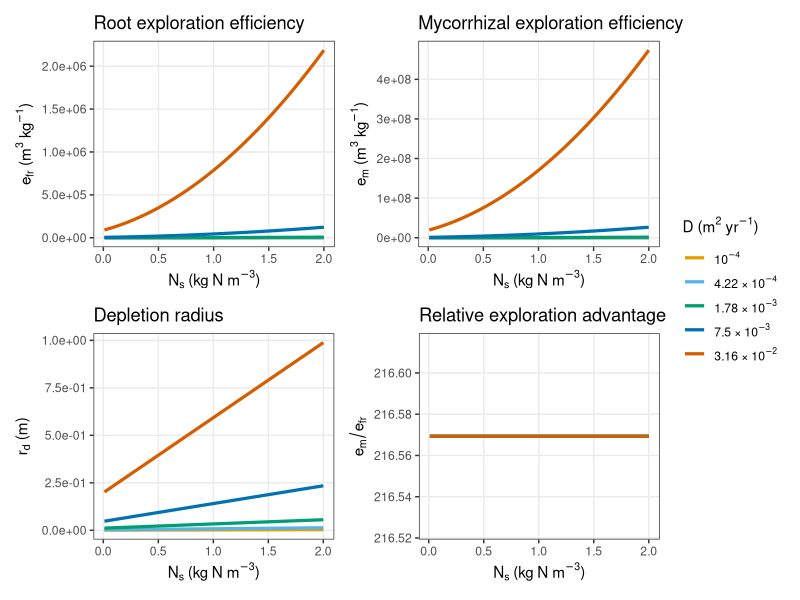
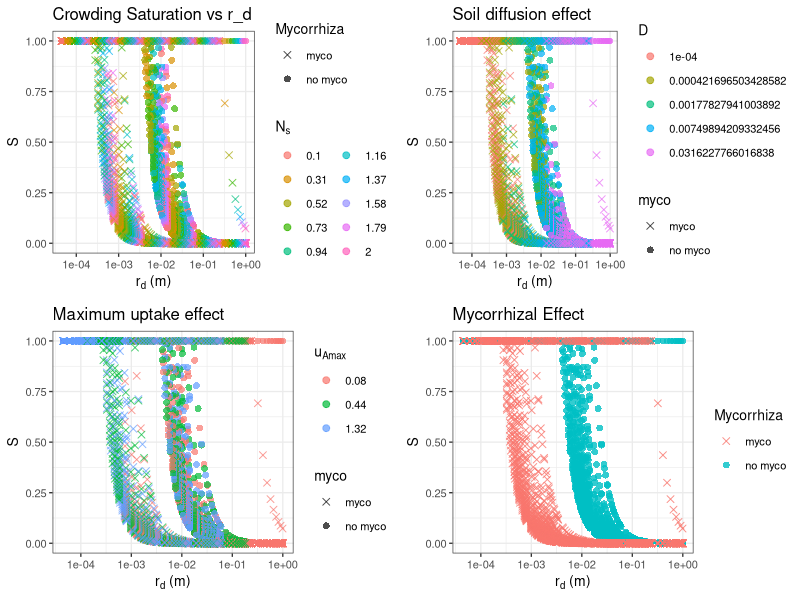
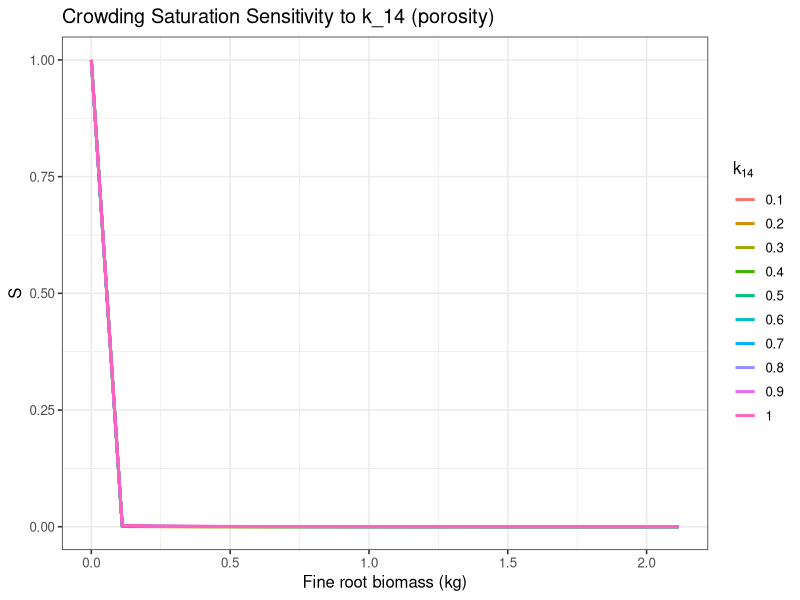
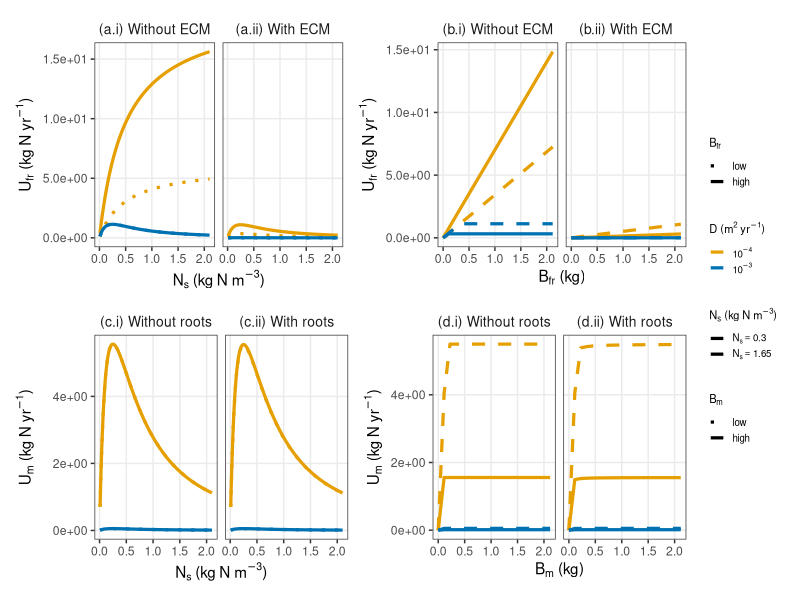
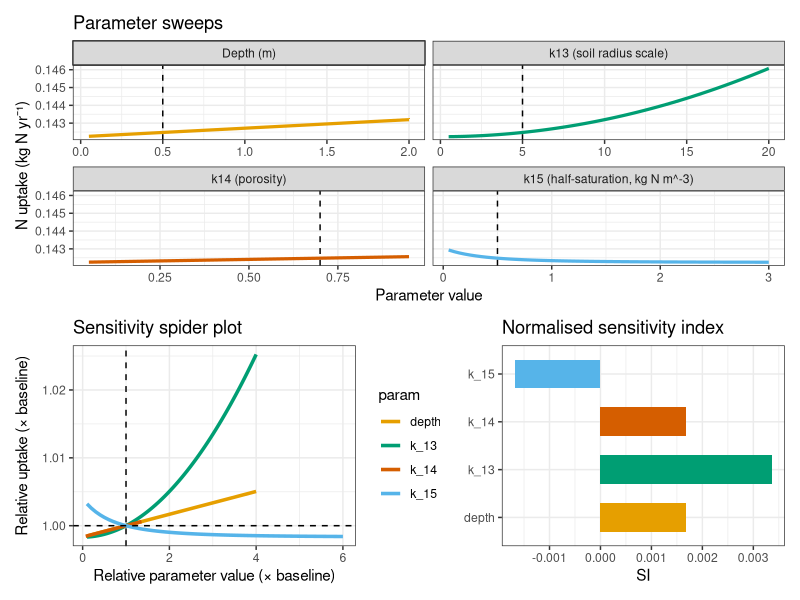
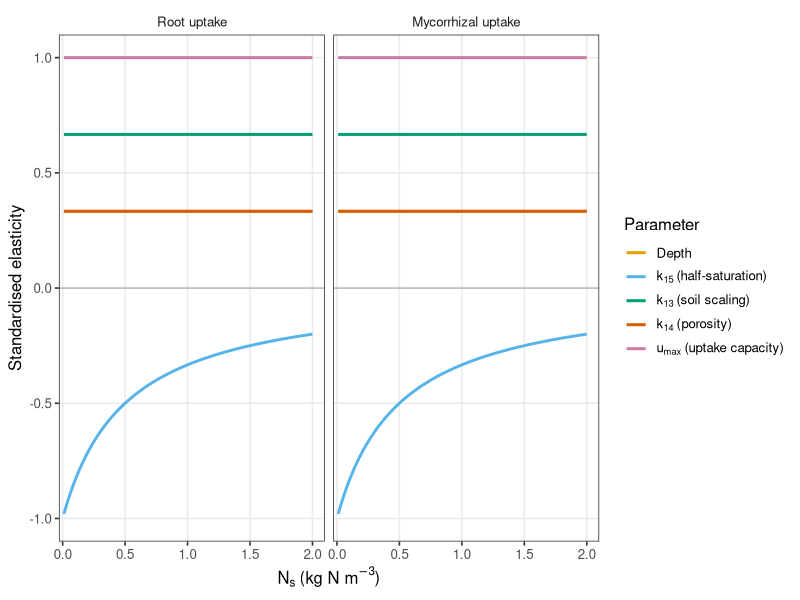
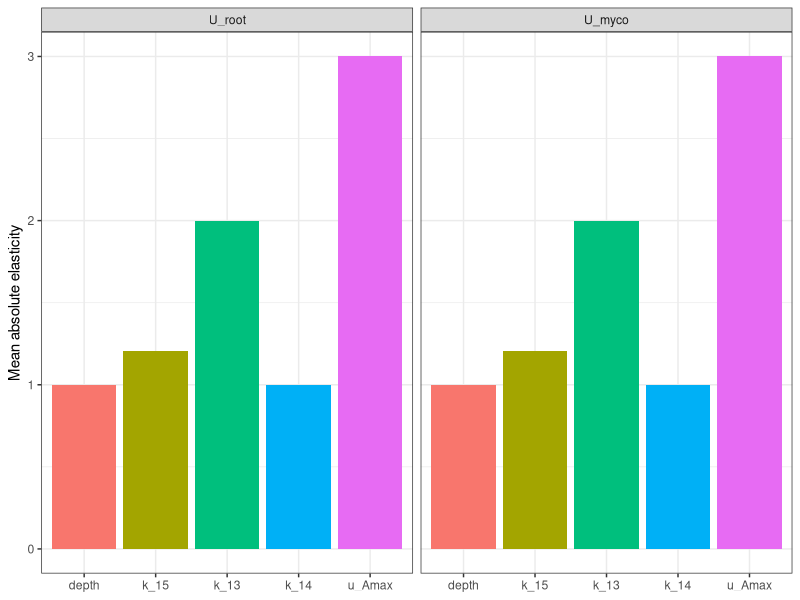

Recreate these plots in R, in order.
## ---- chunk 1
library(ggplot2)
library(dplyr)
library(tidyr)
library(purrr)
library(gridExtra)
library(patchwork)
library(viridis)
## ---- chunk 2
###
### SOIL PARAMETERS
###

# Area-based max uptake (kg N m^-2 year^-1) — from hydroponic experiments
u_Amax <- 0.08

# Effective soil diffusion coefficient (m^2 year^-1)
D_default <- 1e-3

# Biochemical half-saturation constant (kg N m^-3)
k_15 <- 0.5

depth <- 0.5

###
### ROOT PARAMETERS
###

# ECM hyphal traits
myco_diameter <- 1e-5   # m
myco_density  <- 330    # kg m^-3

# Mycorrhizal turnover rate (year^-1)
T_m <- 2

# Fraction of roots colonised by ECM
mycorrhized <- 0.9

# Root architecture defaults
n <- 2.75e6
l <- 1.5

C_r <- 2
A_c <- C_r^2 * pi

###
### EXTRA PARAMETERS
###

k_9  <- 0.01
k_8  <- 2.7

# Soil volume scaling
k_13 <- 5
k_14 <- 0.7

traits <- list(
  k_0 = 0.5,
  k_1 = 0.25,
  k_2 = 0.15,
  k_3 = 0.02,
  k_4 = 350,
  k_5 = 150,
  k_6 = 3,
  k_7 = 3,
  k_8 = k_8,
  k_9 = k_9
)

# Fixed plot parameters
B_cr_fixed       <- 0
rho_cr_fixed     <- 500
crown_area_fixed <- pi * C_r^2
## ---- chunk 3
############################################################
## ROOT ARCHITECTURE FUNCTIONS
############################################################

# Eq. diameter: d(l) = k_1 / l^k_0
root_diameter <- function(root_length, traits) {
  traits$k_1 / (root_length ^ traits$k_0)
}

# Eq. cortex proportion: PRD(l) = (k_2 + k_3/d(l))^2
root_cortex_proportion <- function(root_length, traits) {
  d <- root_diameter(root_length, traits)
  (traits$k_2 + traits$k_3 / d)^2
}

# Eq. density: rho(l) = k_4 * PRD(l) + k_5
root_density <- function(root_length, traits) {
  PRD <- root_cortex_proportion(root_length, traits)
  traits$k_4 * PRD + traits$k_5
}

# Eq. age: a(l) = k_6 * (1 - exp(-k_7 * d(l)))
root_age <- function(root_length, traits) {
  d <- root_diameter(root_length, traits)
  traits$k_6 * (1 - exp(-traits$k_7 * d))
}

# Eq. biomass
root_biomass_per_crown_area <- function(root_length, root_no, traits) {
  d_m <- root_diameter(root_length, traits) / 1000
  rho <- root_density(root_length, traits)
  l_m <- root_length / 1000
  rho * (d_m / 2)^2 * l_m * pi * root_no
}

root_mass <- function(root_length, root_no, crown_area, traits) {
  2 * root_biomass_per_crown_area(root_length, root_no, traits) * crown_area
}

############################################################
## ORGAN-SPECIFIC u_Bmax
## u_Bmax_i = u_Amax * 4 / (rho_i * d_i)
## Derived from surface-area-to-biomass ratio of a cylinder
############################################################

u_Bmax_organ <- function(u_Amax, rho, d_m) {
  u_Amax * 4 / (rho * d_m)
}

############################################################
## DEPLETION RADIUS
## Eq. r_d: r_d = D * (N_s + k_15) / u_Amax
############################################################

depletion_radius <- function(N_s, D, u_Amax, k_15) {
  D * (N_s + k_15) / u_Amax
}

############################################################
## EXPLORATION EFFICIENCY
## Annulus-corrected: e_i = 4*(r_d^2 + r_d*d_i) / (rho_i * d_i^2)
############################################################

e_u_root <- function(N_s, root_length, D, u_Amax, k_15, traits) {
  d_m <- root_diameter(root_length, traits) / 2000   # radius in m
  rho <- root_density(root_length, traits)
  r_d <- depletion_radius(N_s, D, u_Amax, k_15)
  4 * r_d^2 / (rho * d_m^2)
}

e_u_myco <- function(N_s, D, u_Amax, k_15, myco_diameter, myco_density) {
  r_d <- depletion_radius(N_s, D, u_Amax, k_15)
  4 * r_d^2 / (myco_density * (myco_diameter / 2)^2)
}

############################################################
## SOIL VOLUME
############################################################

soil_volume <- function(C_r, q, k_13) {
  (2 / 3) * pi * (k_13 * C_r)^2 * q
}

free_soil_volume <- function(C_r, q, k_13, k_14,
                              B_fr, rho_fr,
                              B_m,  rho_m,
                              B_cr, rho_cr) {
  V_soil <- soil_volume(C_r, q, k_13)
  k_14 * V_soil - B_fr / rho_fr - B_m / rho_m - B_cr / rho_cr
}

############################################################
## CROWDING SATURATION
############################################################

S_crowding <- function(B_fr, B_m, B_cr,
                       root_length,
                       myco_diameter, myco_density,
                       rho_cr,
                       D, N_s, u_Amax, k_15,
                       C_r, q, k_13, k_14,
                       traits) {

  rho_fr <- root_density(root_length, traits)
  d_fr_m <- root_diameter(root_length, traits) / 2000

  r_d <- depletion_radius(N_s, D, u_Amax, k_15)

  e_fr <- 4 * r_d^2 / (rho_fr       * d_fr_m^2)
  e_m  <- 4 * r_d^2 / (myco_density * (myco_diameter/2)^2)

  V_explored <- B_fr * e_fr + B_m * e_m

  V_free <- free_soil_volume(C_r, q, k_13, k_14,
                              B_fr, rho_fr,
                              B_m,  myco_density,
                              B_cr, rho_cr)

  if (V_explored > V_free) V_free / V_explored else 1.0
}

############################################################
## SINGLE ORGAN UPTAKE
## Eq. Uc: U_i = B_i * u_Bmax_i * S * N_s / (N_s + k_15)
############################################################

uptake_organ <- function(B_i, u_Bmax_i, S, N_s, k_15) {
  B_i * u_Bmax_i * S * (N_s / (N_s + k_15))
}

############################################################
## UPTAKE MODIFIERS
############################################################

uptake_age_modifier <- function(root_length, traits) {
  age <- root_age(root_length, traits)
  1 / (1 + exp(age - traits$k_8))
}

nitrogen_gate <- function(root_no, root_length, traits) {
  d  <- root_diameter(root_length, traits)
  SA <- root_no * pi * d * root_length
  SA / (SA + traits$k_9)
}

############################################################
## WHOLE-PLANT UPTAKE
## Eq. U_a: U_a = a_u * [(1-m)*U_fr + m*g(n,l)*T_m*max(0,N_m)]
############################################################

plant_uptake <- function(N_s, N_m,
                         crown_area, root_length, root_no,
                         B_m, B_cr, rho_cr,
                         traits,
                         mycorrhized,
                         T_m,
                         myco_diameter, myco_density,
                         C_r, q = 0.5, k_13 = 2, k_14 = 0.5,
                         u_Amax, D, k_15) {

  B_fr   <- root_mass(root_length, root_no, crown_area, traits)
  rho_fr <- root_density(root_length, traits)
  d_fr_m <- root_diameter(root_length, traits) / 1000

  u_Bmax_fr <- u_Bmax_organ(u_Amax, rho_fr,      d_fr_m)
  u_Bmax_m  <- u_Bmax_organ(u_Amax, myco_density, myco_diameter)

  S <- S_crowding(
    B_fr = B_fr, B_m = B_m, B_cr = B_cr,
    root_length = root_length,
    myco_diameter = myco_diameter, myco_density = myco_density,
    rho_cr = rho_cr,
    D = D, N_s = N_s, u_Amax = u_Amax, k_15 = k_15,
    C_r = C_r, q = q, k_13 = k_13, k_14 = k_14,
    traits = traits
  )

  U_fr <- uptake_organ(B_fr, u_Bmax_fr, S, N_s, k_15)
  U_m  <- uptake_organ(B_m,  u_Bmax_m,  S, N_s, k_15)

  a_u <- uptake_age_modifier(root_length, traits)
  g   <- nitrogen_gate(root_no, root_length, traits)

  ECM_transfer <- mycorrhized * g * T_m * max(0, N_m)
  U_a <- a_u * ((1 - mycorrhized) * U_fr + ECM_transfer)

  return(list(
    N_total      = U_a,
    U_fr         = U_fr,
    U_m          = U_m,
    u_Bmax_fr    = u_Bmax_fr,
    u_Bmax_m     = u_Bmax_m,
    ECM_transfer = ECM_transfer,
    S            = S,
    a_u          = a_u,
    g            = g,
    B_fr         = B_fr
  ))
}
## ---- chunk 4
# ===============================================================
# Exploration efficiency plots
# ===============================================================

N_s_vals  <- seq(0.01, 2, length.out = 200)
D_vals    <- 10^seq(-1.5, -4, length.out = 5)

root_d_m <- root_diameter(l, traits) / 1000
root_rho <- root_density(l, traits)

cb_palette <- c("#E69F00", "#56B4E9", "#009E73", "#0072B2", "#D55E00")

sci_label <- function(x) {
  exponent <- floor(log10(x))
  base     <- round(x / 10^exponent, 2)
  if (base == 1) {
    parse(text = sprintf("10^%d", exponent))
  } else {
    parse(text = sprintf("%g ~ '×' ~ 10^%d", base, exponent))
  }
}

D_levels <- sort(unique(D_vals))
D_labels <- sapply(D_levels, sci_label)

df_eu <- expand_grid(N_s = N_s_vals, D = D_vals) %>%
  mutate(
    r_d   = mapply(function(ns, d) depletion_radius(ns, d, u_Amax, k_15), N_s, D),
    e_r   = 4 * r_d^2 / (root_rho    * (root_d_m / 2)^2),
    e_m   = 4 * r_d^2 / (myco_density * (myco_diameter / 2)^2),
    ratio = e_m / e_r,
    D     = factor(D, levels = D_levels)
  )

scale_D <- scale_colour_manual(
  values = cb_palette,
  labels = D_labels,
  name   = expression(D~"(m"^2~"yr"^{-1}*")")
)

theme_pub <- theme_bw(base_size = 11) +
  theme(panel.grid.minor = element_blank(),
        strip.background = element_blank(),
        strip.text       = element_blank(),
        legend.position  = "right")

p_root <- ggplot(df_eu, aes(N_s, e_r, colour = D)) +
  geom_line(linewidth = 1.1) + scale_D +
  scale_y_continuous(labels = scales::scientific) +
  labs(title = "Root exploration efficiency",
       x = expression(N[s]~"(kg N m"^{-3}*")"),
       y = expression(e[fr]~"(m"^3~"kg"^{-1}*")")) +
  theme_pub

p_myco <- ggplot(df_eu, aes(N_s, e_m, colour = D)) +
  geom_line(linewidth = 1.1) + scale_D +
  scale_y_continuous(labels = scales::scientific) +
  labs(title = "Mycorrhizal exploration efficiency",
       x = expression(N[s]~"(kg N m"^{-3}*")"),
       y = expression(e[m]~"(m"^3~"kg"^{-1}*")")) +
  theme_pub

p_rd <- ggplot(df_eu, aes(N_s, r_d, colour = D)) +
  geom_line(linewidth = 1.1) + scale_D +
  scale_y_continuous(labels = scales::scientific) +
  labs(title = "Depletion radius",
       x = expression(N[s]~"(kg N m"^{-3}*")"),
       y = expression(r[d]~"(m)")) +
  theme_pub

p_ratio <- ggplot(df_eu, aes(N_s, ratio, colour = D)) +
  geom_line(linewidth = 1.1) + scale_D +
  scale_y_continuous(labels = scales::comma) +
  labs(title = "Relative exploration advantage",
       x = expression(N[s]~"(kg N m"^{-3}*")"),
       y = expression(e[m] / e[fr])) +
  theme_pub

(p_root | p_myco) / (p_rd | p_ratio) +
  plot_layout(guides = "collect") &
  theme(legend.position = "right")
## ---- chunk 5
n_vals     <- seq(1e1, 1e7, length.out = 20)
N_s_vals   <- seq(0.1, 2.0, length.out = 10)
D_vals     <- 10^seq(-1.5, -4, length.out = 5)
u_max_vals <- c(0.44, 0.08, 1.32)

df_n_base <- tibble(n = n_vals, l = 1.5) %>%
  rowwise() %>%
  mutate(
    B_fr      = root_mass(l, n, crown_area_fixed, traits),
    root_d_mm = root_diameter(l, traits),
    rho_fr    = root_density(l, traits)
  ) %>%
  ungroup()

df_n <- df_n_base %>%
  crossing(D = D_vals, N_s = N_s_vals, u_max = u_max_vals) %>%
  rowwise() %>%
  mutate(
    S = S_crowding(
      B_fr = B_fr, B_m = 0, B_cr = B_cr_fixed,
      root_length = l,
      myco_diameter = myco_diameter, myco_density = myco_density,
      rho_cr = rho_cr_fixed,
      D = D, N_s = N_s, u_Amax = u_max, k_15 = k_15,
      C_r = C_r, q = depth, k_13 = k_13, k_14 = k_14,
      traits = traits
    )
  ) %>%
  ungroup()

df_n_myco <- df_n_base %>%
  crossing(D = D_vals, N_s = N_s_vals, u_max = u_max_vals) %>%
  rowwise() %>%
  mutate(
    S = S_crowding(
      B_fr = B_fr, B_m = B_fr, B_cr = B_cr_fixed,
      root_length = l,
      myco_diameter = myco_diameter, myco_density = myco_density,
      rho_cr = rho_cr_fixed,
      D = D, N_s = N_s, u_Amax = u_max, k_15 = k_15,
      C_r = C_r, q = depth, k_13 = k_13, k_14 = k_14,
      traits = traits
    )
  ) %>%
  ungroup()

df_combined_n <- bind_rows(
  df_n      %>% mutate(myco = "no myco"),
  df_n_myco %>% mutate(myco = "myco")
) %>%
  mutate(r_d = mapply(function(ns, d, u) depletion_radius(ns, d, u, k_15),
                      N_s, D, u_max))

p_S_rd_Ns <- ggplot(df_combined_n,
                    aes(x = r_d, y = S, color = factor(round(N_s, 2)), shape = myco)) +
  geom_point(size = 2, alpha = 0.7) +
  scale_x_log10() +
  scale_shape_manual(values = c("no myco" = 16, "myco" = 4)) +
  labs(title = "Crowding Saturation vs r_d",
       x = expression(r[d]~"(m)"), y = "S",
       color = expression(N[s]), shape = "Mycorrhiza") +
  guides(color = guide_legend(ncol = 2)) +
  theme_bw(base_size = 10)

p_S_rd_D <- ggplot(df_combined_n,
                   aes(x = r_d, y = S, color = factor(D), shape = myco)) +
  geom_point(size = 2, alpha = 0.7) +
  scale_x_log10() +
  scale_shape_manual(values = c("no myco" = 16, "myco" = 4)) +
  labs(title = "Soil diffusion effect",
       x = expression(r[d]~"(m)"), y = "S", color = "D") +
  theme_bw(base_size = 10)

p_S_rd_umax <- ggplot(df_combined_n,
                      aes(x = r_d, y = S, color = factor(u_max), shape = myco)) +
  geom_point(size = 2, alpha = 0.7) +
  scale_x_log10() +
  scale_shape_manual(values = c("no myco" = 16, "myco" = 4)) +
  labs(title = "Maximum uptake effect",
       x = expression(r[d]~"(m)"), y = "S", color = expression(u[Amax])) +
  theme_bw(base_size = 10)

p_S_rd_myco <- ggplot(df_combined_n,
                      aes(x = r_d, y = S, color = myco, shape = myco)) +
  geom_point(size = 2, alpha = 0.8) +
  scale_x_log10() +
  scale_shape_manual(values = c("no myco" = 16, "myco" = 4)) +
  labs(title = "Mycorrhizal Effect",
       x = expression(r[d]~"(m)"), y = "S",
       color = "Mycorrhiza", shape = "Mycorrhiza") +
  theme_bw(base_size = 10)

grid.arrange(p_S_rd_Ns, p_S_rd_D, p_S_rd_umax, p_S_rd_myco, ncol = 2)

k14_vals <- seq(0.1, 1, length.out = 10)

df_k14 <- df_n_base %>%
  crossing(k14 = k14_vals) %>%
  rowwise() %>%
  mutate(
    S = S_crowding(
      B_fr = B_fr, B_m = B_fr, B_cr = B_cr_fixed,
      root_length = l,
      myco_diameter = myco_diameter, myco_density = myco_density,
      rho_cr = rho_cr_fixed,
      D = 1e-3, N_s = 1.5, u_Amax = u_Amax, k_15 = k_15,
      C_r = C_r, q = depth, k_13 = k_13, k_14 = k14,
      traits = traits
    )
  ) %>%
  ungroup()

ggplot(df_k14, aes(x = B_fr, y = S, color = factor(k14))) +
  geom_line(linewidth = 1) +
  labs(title = "Crowding Saturation Sensitivity to k_14 (porosity)",
       x = "Fine root biomass (kg)", y = "S",
       color = expression(k[14])) +
  theme_bw(base_size = 12)
## ---- chunk 6
# ===============================================================
# Root and mycorrhizal uptake: publication plots
# ===============================================================

N_s_vals      <- seq(0.01, 2.1, length.out = 200)
D_vals        <- c(1e-4, 1e-3)
u_max_fixed   <- 0.08
N_s_highlight <- c(0.3, 1.65)

cb_two   <- c("1e-04" = "#E69F00", "0.001" = "#0072B2")
D_labels <- c("1e-04" = expression(10^{-4}), "0.001" = expression(10^{-3}))

df_basis <- df_n_base

B_highlight <- c(df_basis$B_fr[7], max(df_basis$B_fr))

# Organ-specific u_Bmax
root_d_m_def  <- root_diameter(l, traits) / 1000
root_rho_def  <- root_density(l, traits)
u_Bmax_fr_def <- u_Bmax_organ(u_Amax, root_rho_def,  root_d_m_def)
u_Bmax_m_def  <- u_Bmax_organ(u_Amax, myco_density,   myco_diameter)

theme_pub <- theme_bw(base_size = 11) +
  theme(panel.grid.minor  = element_blank(),
        strip.background  = element_blank(),
        legend.position   = "right",
        legend.text       = element_text(size = 7),
        legend.title      = element_text(size = 8),
        legend.key.size   = unit(0.4, "cm"),
        legend.spacing.y  = unit(0.2, "cm"))

# ---------------------------------------------------------------
# ROOT UPTAKE
# ---------------------------------------------------------------

df_root_Ns <- crossing(
    B_fr  = B_highlight,
    myco  = c("no myco", "myco"),
    N_s   = N_s_vals,
    D     = D_vals
  ) %>%
  rowwise() %>%
  mutate(
    B_m_use = ifelse(myco == "myco", 1.0, 0),
    S = S_crowding(
      B_fr = B_fr, B_m = B_m_use, B_cr = B_cr_fixed,
      root_length = l,
      myco_diameter = myco_diameter, myco_density = myco_density,
      rho_cr = rho_cr_fixed,
      D = D, N_s = N_s, u_Amax = u_max_fixed, k_15 = k_15,
      C_r = C_r, q = depth, k_13 = k_13, k_14 = k_14,
      traits = traits
    ),
    U_fr    = uptake_organ(B_fr, u_Bmax_fr_def, S, N_s, k_15),
    D_label = factor(as.character(D), levels = c("1e-04", "0.001")),
    B_label = factor(ifelse(B_fr == min(B_highlight), "low", "high"),
                     levels = c("low", "high"))
  ) %>%
  ungroup() %>%
  mutate(panel = factor(ifelse(myco == "no myco",
                               "(a.i) Without ECM", "(a.ii) With ECM"),
                        levels = c("(a.i) Without ECM", "(a.ii) With ECM")))

p_root_Ns <- ggplot(df_root_Ns,
       aes(x = N_s, y = U_fr, colour = D_label, linetype = B_label)) +
  geom_line(linewidth = 1.1) +
  facet_wrap(~ panel) +
  scale_colour_manual(values = cb_two, labels = D_labels,
                      name = expression(D~"(m"^2~"yr"^{-1}*")")) +
  scale_linetype_manual(values = c("low" = 3, "high" = 1),
                        name = expression(B[fr])) +
  scale_y_continuous(labels = scales::scientific) +
  labs(x = expression(N[s]~"(kg N m"^{-3}*")"),
       y = expression(U[fr]~"(kg N yr"^{-1}*")")) +
  theme_pub +
  theme(strip.text = element_text(size = 10))

df_root_B <- df_basis %>%
  crossing(
    myco = c("no myco", "myco"),
    N_s  = N_s_highlight,
    D    = D_vals
  ) %>%
  rowwise() %>%
  mutate(
    B_m_use = ifelse(myco == "myco", 1.0, 0),
    S = S_crowding(
      B_fr = B_fr, B_m = B_m_use, B_cr = B_cr_fixed,
      root_length = l,
      myco_diameter = myco_diameter, myco_density = myco_density,
      rho_cr = rho_cr_fixed,
      D = D, N_s = N_s, u_Amax = u_max_fixed, k_15 = k_15,
      C_r = C_r, q = depth, k_13 = k_13, k_14 = k_14,
      traits = traits
    ),
    U_fr    = uptake_organ(B_fr, u_Bmax_fr_def, S, N_s, k_15),
    D_label = factor(as.character(D), levels = c("1e-04", "0.001")),
    N_label = factor(as.character(N_s), levels = c("0.3", "1.65"))
  ) %>%
  ungroup() %>%
  mutate(panel = factor(ifelse(myco == "no myco",
                               "(b.i) Without ECM", "(b.ii) With ECM"),
                        levels = c("(b.i) Without ECM", "(b.ii) With ECM")))

p_root_B <- ggplot(df_root_B,
       aes(x = B_fr, y = U_fr, colour = D_label, linetype = N_label)) +
  geom_line(linewidth = 1.1) +
  facet_wrap(~ panel) +
  scale_colour_manual(values = cb_two, labels = D_labels,
                      name = expression(D~"(m"^2~"yr"^{-1}*")")) +
  scale_linetype_manual(values = c("0.3" = "dashed", "1.65" = "solid"),
                        labels = c("0.3" = expression(N[s] == 0.3),
                                   "1.65" = expression(N[s] == 1.65)),
                        name = expression(N[s]~"(kg N m"^{-3}*")")) +
  scale_y_continuous(labels = scales::scientific) +
  labs(x = expression(B[fr]~"(kg)"),
       y = expression(U[fr]~"(kg N yr"^{-1}*")")) +
  theme_pub +
  theme(strip.text = element_text(size = 10))

# ---------------------------------------------------------------
# MYCORRHIZAL UPTAKE
# ---------------------------------------------------------------

df_myco_Ns <- crossing(
    B_fr  = B_highlight,
    root  = c("no root", "root"),
    N_s   = N_s_vals,
    D     = D_vals
  ) %>%
  rowwise() %>%
  mutate(
    B_fr_use = ifelse(root == "root", 1.0, 0),
    S = S_crowding(
      B_fr = B_fr_use, B_m = B_fr, B_cr = B_cr_fixed,
      root_length = l,
      myco_diameter = myco_diameter, myco_density = myco_density,
      rho_cr = rho_cr_fixed,
      D = D, N_s = N_s, u_Amax = u_max_fixed, k_15 = k_15,
      C_r = C_r, q = depth, k_13 = k_13, k_14 = k_14,
      traits = traits
    ),
    U_m     = uptake_organ(B_fr, u_Bmax_m_def, S, N_s, k_15),
    D_label = factor(as.character(D), levels = c("1e-04", "0.001")),
    B_label = factor(ifelse(B_fr == min(B_highlight), "low", "high"),
                     levels = c("low", "high"))
  ) %>%
  ungroup() %>%
  mutate(panel = factor(ifelse(root == "no root",
                               "(c.i) Without roots", "(c.ii) With roots"),
                        levels = c("(c.i) Without roots", "(c.ii) With roots")))

p_myco_Ns <- ggplot(df_myco_Ns,
       aes(x = N_s, y = U_m, colour = D_label, linetype = B_label)) +
  geom_line(linewidth = 1.1) +
  facet_wrap(~ panel) +
  scale_colour_manual(values = cb_two, labels = D_labels,
                      name = expression(D~"(m"^2~"yr"^{-1}*")")) +
  scale_linetype_manual(values = c("low" = 3, "high" = 1),
                        name = expression(B[m])) +
  scale_y_continuous(labels = scales::scientific) +
  labs(x = expression(N[s]~"(kg N m"^{-3}*")"),
       y = expression(U[m]~"(kg N yr"^{-1}*")")) +
  theme_pub +
  theme(strip.text = element_text(size = 10))

df_myco_B <- df_basis %>%
  crossing(
    root = c("no root", "root"),
    N_s  = N_s_highlight,
    D    = D_vals
  ) %>%
  rowwise() %>%
  mutate(
    B_fr_use = ifelse(root == "root", 1.0, 0),
    S = S_crowding(
      B_fr = B_fr_use, B_m = B_fr, B_cr = B_cr_fixed,
      root_length = l,
      myco_diameter = myco_diameter, myco_density = myco_density,
      rho_cr = rho_cr_fixed,
      D = D, N_s = N_s, u_Amax = u_max_fixed, k_15 = k_15,
      C_r = C_r, q = depth, k_13 = k_13, k_14 = k_14,
      traits = traits
    ),
    U_m     = uptake_organ(B_fr, u_Bmax_m_def, S, N_s, k_15),
    D_label = factor(as.character(D), levels = c("1e-04", "0.001")),
    N_label = factor(as.character(N_s), levels = c("0.3", "1.65"))
  ) %>%
  ungroup() %>%
  mutate(panel = factor(ifelse(root == "no root",
                               "(d.i) Without roots", "(d.ii) With roots"),
                        levels = c("(d.i) Without roots", "(d.ii) With roots")))

p_myco_B <- ggplot(df_myco_B,
       aes(x = B_fr, y = U_m, colour = D_label, linetype = N_label)) +
  geom_line(linewidth = 1.1) +
  facet_wrap(~ panel) +
  scale_colour_manual(values = cb_two, labels = D_labels,
                      name = expression(D~"(m"^2~"yr"^{-1}*")")) +
  scale_linetype_manual(values = c("0.3" = "dashed", "1.65" = "solid"),
                        labels = c("0.3" = expression(N[s] == 0.3),
                                   "1.65" = expression(N[s] == 1.65)),
                        name = expression(N[s]~"(kg N m"^{-3}*")")) +
  scale_y_continuous(labels = scales::scientific) +
  labs(x = expression(B[m]~"(kg)"),
       y = expression(U[m]~"(kg N yr"^{-1}*")")) +
  theme_pub +
  theme(strip.text = element_text(size = 10))

(p_root_Ns | p_root_B) / (p_myco_Ns | p_myco_B) +
  plot_layout(guides = "collect") &
  theme(legend.position = "right")
## ---- chunk 7
# ---------------------------------------------------------------
# Fixed operating point for sensitivity analysis
# ---------------------------------------------------------------

N_s_fixed  <- 1.0
N_m_fixed  <- 0.1
B_m_fixed  <- 0.5

run_uptake <- function(depth_val, k15_val, k13_val, k14_val) {
  plant_uptake(
    N_s           = N_s_fixed,
    N_m           = N_m_fixed,
    crown_area    = crown_area_fixed,
    root_length   = l,
    root_no       = n,
    B_m           = B_m_fixed,
    B_cr          = B_cr_fixed,
    rho_cr        = rho_cr_fixed,
    traits        = traits,
    mycorrhized   = mycorrhized,
    T_m           = T_m,
    myco_diameter = myco_diameter,
    myco_density  = myco_density,
    C_r           = C_r,
    q             = depth_val,
    k_13          = k13_val,
    k_14          = k14_val,
    u_Amax        = u_Amax,
    D             = D_default,
    k_15          = k15_val
  )$N_total
}

baseline_uptake <- run_uptake(depth, k_15, k_13, k_14)

# ---------------------------------------------------------------
# Parameter sweeps
# ---------------------------------------------------------------

n_pts <- 60

param_ranges <- list(
  depth = seq(0.05, 2.0,  length.out = n_pts),
  k_15  = seq(0.05, 3.0,  length.out = n_pts),
  k_13  = seq(0.5,  20.0, length.out = n_pts),
  k_14  = seq(0.05, 0.95, length.out = n_pts)
)

df_sa <- bind_rows(
  tibble(param = "depth", value = param_ranges$depth,
         uptake = sapply(param_ranges$depth, \(v) run_uptake(v, k_15, k_13, k_14))),
  tibble(param = "k_15", value = param_ranges$k_15,
         uptake = sapply(param_ranges$k_15, \(v) run_uptake(depth, v, k_13, k_14))),
  tibble(param = "k_13", value = param_ranges$k_13,
         uptake = sapply(param_ranges$k_13, \(v) run_uptake(depth, k_15, v, k_14))),
  tibble(param = "k_14", value = param_ranges$k_14,
         uptake = sapply(param_ranges$k_14, \(v) run_uptake(depth, k_15, k_13, v)))
) %>%
  mutate(param = factor(param, levels = c("depth", "k_15", "k_13", "k_14")))

# ---------------------------------------------------------------
# Sensitivity index
# ---------------------------------------------------------------

eps <- 0.01

si_df <- tibble(
  param = c("depth", "k_15", "k_13", "k_14"),
  default_val = c(depth, k_15, k_13, k_14),
  SI = c(
    (run_uptake(depth*(1+eps), k_15, k_13, k_14) -
     run_uptake(depth*(1-eps), k_15, k_13, k_14)) / (2*eps*baseline_uptake),
    (run_uptake(depth, k_15*(1+eps), k_13, k_14) -
     run_uptake(depth, k_15*(1-eps), k_13, k_14)) / (2*eps*baseline_uptake),
    (run_uptake(depth, k_15, k_13*(1+eps), k_14) -
     run_uptake(depth, k_15, k_13*(1-eps), k_14)) / (2*eps*baseline_uptake),
    (run_uptake(depth, k_15, k_13, k_14*(1+eps)) -
     run_uptake(depth, k_15, k_13, k_14*(1-eps))) / (2*eps*baseline_uptake)
  )
)

# ---------------------------------------------------------------
# Spider plot
# ---------------------------------------------------------------

df_spider <- df_sa %>%
  left_join(
    tibble(
      param = c("depth", "k_15", "k_13", "k_14"),
      default_val = c(depth, k_15, k_13, k_14)
    ),
    by = "param"
  ) %>%
  mutate(
    rel_param  = value / default_val,
    rel_uptake = uptake / baseline_uptake
  )

cb_sa <- c(depth = "#E69F00", k_15 = "#56B4E9", k_13 = "#009E73", k_14 = "#D55E00")

p_spider <- ggplot(df_spider, aes(rel_param, rel_uptake, colour = param)) +
  geom_line(linewidth = 1.2) +
  geom_hline(yintercept = 1, linetype = "dashed") +
  geom_vline(xintercept = 1, linetype = "dashed") +
  scale_colour_manual(values = cb_sa) +
  labs(
    title = "Sensitivity spider plot",
    x = "Relative parameter value (× baseline)",
    y = "Relative uptake (× baseline)"
  ) +
  theme_bw()

# ---------------------------------------------------------------
# Tornado plot
# ---------------------------------------------------------------

p_tornado <- ggplot(si_df, aes(x = param, y = SI, fill = param)) +
  geom_col(width = 0.6, show.legend = FALSE) +
  coord_flip() +
  scale_fill_manual(values = cb_sa) +
  labs(
    title = "Normalised sensitivity index",
    x = NULL,
    y = "SI"
  ) +
  theme_bw()

# ---------------------------------------------------------------
# Sweep panels
# ---------------------------------------------------------------

strip_labs <- c(
  depth = "Depth (m)",
  k_15  = "k15 (half-saturation, kg N m^-3)",
  k_13  = "k13 (soil radius scale)",
  k_14  = "k14 (porosity)"
)

baseline_vlines <- tibble(
  param = c("depth", "k_15", "k_13", "k_14"),
  xint  = c(depth, k_15, k_13, k_14)
)

p_sweeps <- ggplot(df_sa, aes(value, uptake, colour = param)) +
  geom_line(linewidth = 1.1, show.legend = FALSE) +
  geom_vline(data = baseline_vlines, aes(xintercept = xint),
             linetype = "dashed") +
  facet_wrap(~param, scales = "free_x",
             labeller = labeller(param = strip_labs)) +
  scale_colour_manual(values = cb_sa) +
  labs(
    title = "Parameter sweeps",
    x = "Parameter value",
    y = "N uptake (kg N yr⁻¹)"
  ) +
  theme_bw()

# ---------------------------------------------------------------
# Combine
# ---------------------------------------------------------------

p_sweeps / (p_spider | p_tornado)
## ---- chunk 8
library(dplyr)
library(ggplot2)
library(tidyr)

eps <- 1e-4

# nitrogen gradient
N_vals <- seq(0.01, 2, length.out = 80)

params <- c("depth", "k_15", "k_13", "k_14", "u_Amax")

components <- c("U_root", "U_myco")

# ------------------------------------------------------------
# Core simulation wrapper (fully explicit arguments)
# ------------------------------------------------------------
run_U <- function(N, depth, k_15, k_13, k_14, u_Amax) {

  out <- plant_uptake(
    N_s = N,
    N_m = N_m_fixed,
    crown_area = crown_area_fixed,
    root_length = l,
    root_no = n,
    B_m = B_m_fixed,
    B_cr = B_cr_fixed,
    rho_cr = rho_cr_fixed,
    traits = traits,
    mycorrhized = mycorrhized,
    T_m = T_m,
    myco_diameter = myco_diameter,
    myco_density = myco_density,
    C_r = C_r,
    q = depth,
    k_13 = k_13,
    k_14 = k_14,
    u_Amax = u_Amax,
    D = D_default,
    k_15 = k_15
  )

  c(
    U_total = out$N_total,
    U_root  = out$U_fr,
    U_myco  = out$U_m
  )
}

# ------------------------------------------------------------
# Elasticity function (robust + safe in dplyr)
# ------------------------------------------------------------
elasticity <- function(N, param, component,
                       depth, k_15, k_13, k_14, u_Amax) {

  component <- as.character(component)

  base <- run_U(N, depth, k_15, k_13, k_14, u_Amax)[component]

  pert <- switch(param,

    depth = run_U(N, depth * (1 + eps), k_15, k_13, k_14, u_Amax)[component],

    k_15  = run_U(N, depth, k_15 * (1 + eps), k_13, k_14, u_Amax)[component],

    k_13  = run_U(N, depth, k_15, k_13 * (1 + eps), k_14, u_Amax)[component],

    k_14  = run_U(N, depth, k_15, k_13, k_14 * (1 + eps), u_Amax)[component],

    u_Amax = run_U(N, depth, k_15, k_13, k_14, u_Amax * (1 + eps))[component]
  )

  (pert - base) / (eps * base + 1e-12)
}

# ------------------------------------------------------------
# Parameter grid (THIS WAS MISSING BEFORE)
# ------------------------------------------------------------
grid <- expand.grid(
  N = N_vals,
  param = params,
  component = components,
  KEEP.OUT.ATTRS = FALSE
)

# ------------------------------------------------------------
# Run sensitivity analysis (safe rowwise evaluation)
# ------------------------------------------------------------
df <- grid %>%
  rowwise() %>%
  mutate(
    SI = elasticity(
      N, param, component,
      depth = depth,
      k_15 = k_15,
      k_13 = k_13,
      k_14 = k_14,
      u_Amax = u_Amax
    )
  ) %>%
  ungroup()

# ------------------------------------------------------------
# Scaling
# ------------------------------------------------------------
df <- df %>%
  mutate(
    SI_abs = abs(SI),
    SI_scaled = SI / max(SI_abs, na.rm = TRUE)
  )

# ------------------------------------------------------------
# Importance summary
# ------------------------------------------------------------
importance <- df %>%
  group_by(param, component) %>%
  summarise(
    mean_abs_SI = mean(abs(SI), na.rm = TRUE),
    .groups = "drop"
  )

# ------------------------------------------------------------
# Labels
# ------------------------------------------------------------
param_labels <- c(
  depth  = "Depth",
  k_15   = expression(k[15]~"(half-saturation)"),
  k_13   = expression(k[13]~"(soil scaling)"),
  k_14   = expression(k[14]~"(porosity)"),
  u_Amax = expression(u[max]~"(uptake capacity)")
)

comp_labels <- c(
  U_root = "Root uptake",
  U_myco = "Mycorrhizal uptake"
)

# ------------------------------------------------------------
# Plot 1: Elasticity profiles
# ------------------------------------------------------------
ggplot(df, aes(x = N, y = SI_scaled, colour = param)) +
  geom_hline(yintercept = 0, linewidth = 0.3, colour = "grey60") +
  geom_line(linewidth = 1) +
  facet_wrap(~ component, labeller = labeller(component = comp_labels)) +
  scale_colour_manual(values = c(
    depth  = "#E69F00",
    k_15   = "#56B4E9",
    k_13   = "#009E73",
    k_14   = "#D55E00",
    u_Amax = "#CC79A7"
  ), labels = param_labels) +
  scale_x_continuous(expand = expansion(mult = c(0.02, 0.05))) +
  scale_y_continuous(limits = c(-1, 1), oob = scales::squish) +
  labs(
    x = expression(N[s]~"(kg N m"^{-3}*")"),
    y = "Standardised elasticity",
    colour = "Parameter"
  ) +
  theme_bw(base_size = 12) +
  theme(
    legend.position = "right",
    strip.background = element_blank(),
    panel.grid.minor = element_blank()
  )

# ------------------------------------------------------------
# Plot 2: Importance ranking
# ------------------------------------------------------------
ggplot(importance, aes(param, mean_abs_SI, fill = param)) +
  geom_col(show.legend = FALSE) +
  facet_wrap(~ component) +
  theme_bw() +
  labs(
    x = NULL,
    y = "Mean absolute elasticity"
  )
